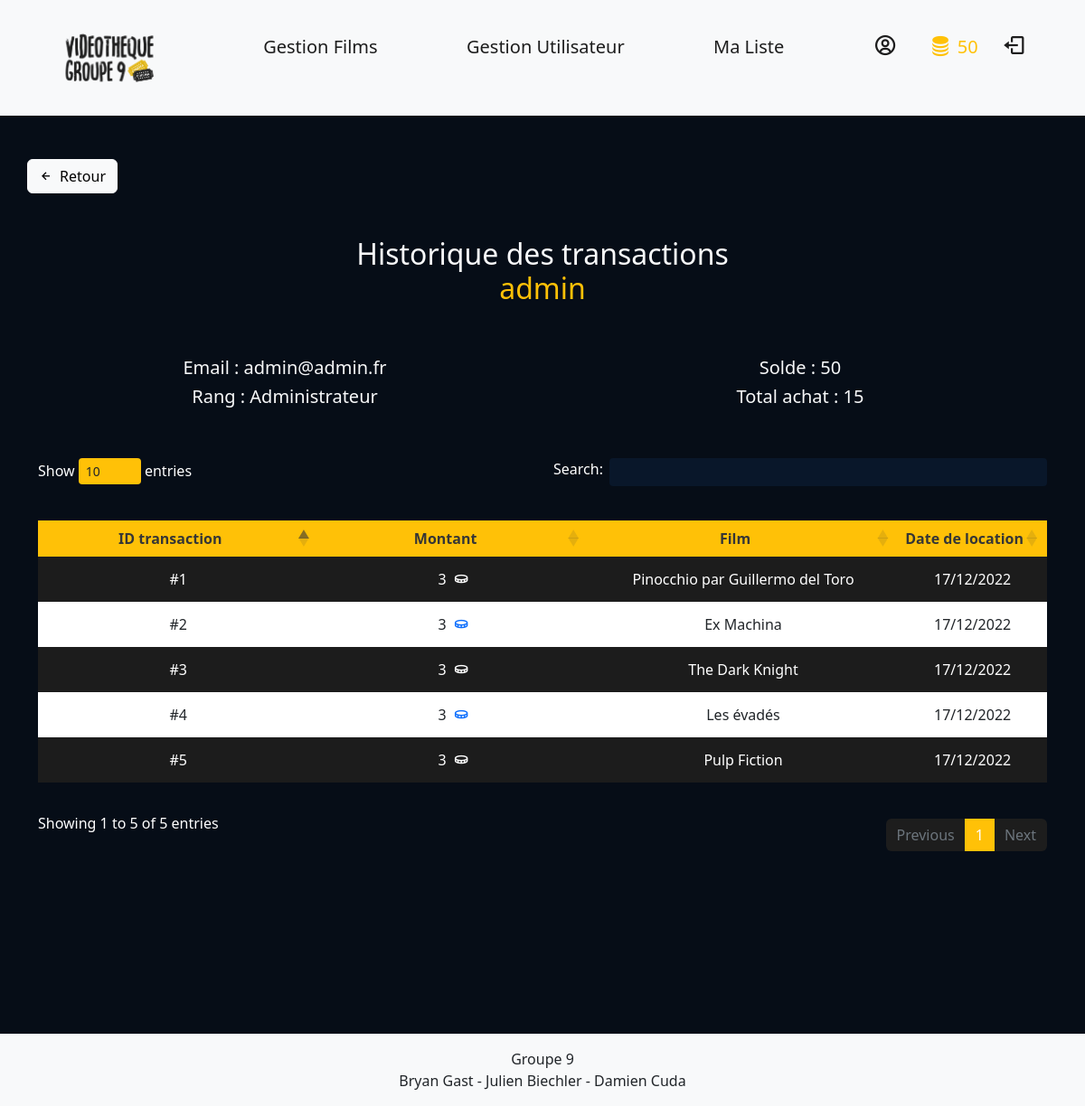
The page /user_transaction.php?user_id=2 (signed in) on the database its author committed.
### tables this page shows
CREATE TABLE `utilisateurs` (
  `id` int(11) NOT NULL,
  `login` varchar(255) NOT NULL,
  `email` varchar(255) NOT NULL,
  `password` varchar(255) NOT NULL,
  `profile_picture` varchar(255) DEFAULT NULL,
  `is_admin` int(11) NOT NULL DEFAULT 0,
  `rang` varchar(255) DEFAULT 'Membre',
  `solde` int(11) NOT NULL DEFAULT 50
);

CREATE TABLE `transactions` (
  `id` int(11) NOT NULL,
  `user_id` int(11) NOT NULL,
  `movie_id` int(11) NOT NULL,
  `date` datetime NOT NULL,
  `amount` int(11) NOT NULL
);

CREATE TABLE `catalogue` (
  `id` int(11) NOT NULL,
  `movie_picture` varchar(255) NOT NULL DEFAULT 'no_img.jpg',
  `title` varchar(255) NOT NULL,
  `director` varchar(255) NOT NULL,
  `acteurs` varchar(255) NOT NULL,
  `genre` varchar(255) NOT NULL,
  `release_year` year(4) NOT NULL,
  `duration` varchar(255) NOT NULL,
  `synopsis` text NOT NULL,
  `price` int(11) NOT NULL DEFAULT 0
);

### php_assets/permission.php (called while the page is built, shortened)
<?php
    $usersData = $conn->prepare('SELECT * FROM utilisateurs WHERE id = ? LIMIT 1');
    $usersData->execute([
            $_SESSION['id']
        ]);
    $user = $usersData->fetch();
    if($user['is_admin'] > 0){
        $is_admin = 1;
    }else{
        $is_admin = 0;
        $permission = 0;
    }
?>

### user_transaction.php (the view, shortened to what this page needs)
<?php
    require_once("php_assets/connectdb.php");
?>
<!DOCTYPE html>
<html lang="fr">
    <?php include 'php_assets/head.php' ?>
    <?php include 'php_assets/header.php' ?>
    <body>
        <main>
            <?php
                $user_id = nettoyage($_GET['user_id']);
                $user_req = $conn->prepare('SELECT * FROM utilisateurs WHERE id = ?');
                $user_req->execute(array($user_id));
                $user = $user_req->fetch();
                $transaction_req = $conn->prepare('SELECT DISTINCT * FROM transactions WHERE user_id = ?');
                $transaction_req->execute(array($user_id));
                $transactions = $transaction_req->fetchALL(PDO::FETCH_ASSOC);
                $total_transaction = 0;
                foreach ($transactions as $key => $value) {
                    $total_transaction += $value['amount'];
                }
            ?>
            <section class=container>
                <div class="row">
                    <button class=" col-12 btn btn-light btn-back d-flex align-items-center justify-content-between mt-5"
                            id="back">
                        <i class='bx bx-left-arrow-alt'></i><span>Retour</span>
                    </button>
                </div>
            </section>
            <section id="user_infos_container" class="container">
                <div class="row my-5">
                    <div class="col-12 text-light text-center text-sm-center text-md-center text-lg-start text-xl-start">
                        <h2 class="text-center">Historique des transactions<br><span
                                    class="yellow-txt"><?= $user['login']; ?></span></h2>
                    </div>
                </div>
                <div class="row mb-5 text-center">
                    <div class="col-12 col-sm-12 col-md-6 col-lg-4 text-light mx-auto">
                        <p class="mb-2 h5 text-center">Email : <span id="email_zone"><?= $user['email']; ?></span></p>
                        <p class="mb-2 h5 text-center">Rang : <span><?= $user['rang']; ?></span></p>
                    </div>
                    <div class="col-12 col-sm-12 col-md-6 col-lg-4 text-light mx-auto">
                        <p class="mb-2 h5 text-center">Solde : <span><?= $user['solde']; ?></span></p>
                        <p class="mb-2 h5 text-center">Total achat : <span><?= $total_transaction; ?></span></p>
                    </div>
                </div>
            </section>
            <?php if (count($transactions) > 0) { ?>
                <section class="container">
                    <div id="transaction_user" class="mt-5 row">
                        <table class="table table-striped responsive nowrap" id="transaction_user_table">
                            <thead>
                            <tr>
                                <th>ID transaction</th>
                                <th>Montant</th>
                                <th>Film</th>
                                <th>Date de location</th>
                            </tr>
                            </thead>
                            <tbody>
                            <?php
                            foreach ($transactions as $transaction):
                                $originalDate = $transaction['date'];
                                $newDate = date("d/m/Y", strtotime($originalDate));
                                $rented_movie_req = $conn->prepare('SELECT title FROM catalogue WHERE id = ?');
                                $rented_movie_req->execute(array($transaction['movie_id']));
                                $movie = $rented_movie_req->fetch()
                                ?>
                                <tr>
                                    <td>#<?= $transaction['id']; ?></td>
                                    <td>
                                        <span class="d-flex align-items-center justify-content-center"><?= $transaction['amount']; ?> <i
                                                    class='bx bx-coin ml-2'></i></span></td>
                                    <td><?= $movie['title']; ?></td>
                                    <td><?= $newDate; ?></td>
                                </tr>
                            <?php endforeach; ?>
                            </tbody>
                        </table>
                    </div>
                </section>
            <?php } else { ?>
                <tr><h5 class='no-data justify-content-center d-flex'>Aucun film n'a été loué pour le moment...</h5></tr>
            <?php } ?>
        </main>
        <?php include 'php_assets/footer.php' ?>
    </body>
</html>

### php_assets/header.php (shortened to what this page needs)
<?php
    if(!empty($_SESSION['id'])){
        $id_user = $_SESSION['id'];
        $is_admin = $_SESSION['is_admin'];
        require_once("permission.php");
        require_once("connectdb.php");
        $solde_user_req = $conn->prepare('
        SELECT solde FROM utilisateurs
            WHERE id = ?');
        $solde_user_req->execute(array($id_user));
        $solde_user = $solde_user_req->fetch(PDO::FETCH_ASSOC);
    }else{
        $is_admin = false;
    }
    $header = '
        <header class="bg-light">
            <nav class="align-items-center navbar navbar-expand-lg navbar-light bg-light px-5 ms-md-auto">
        ';
        if(str_contains($_SERVER['PHP_SELF'], 'index.php')){
            $header .= '
                        <div class="site-logo col-12 text-center">
                            <img id="logo_index" class="navbar-brand img-fluid img_index" src="assets/logo.png" alt="Vidéothèque Groupe 9">
                        </div>
                    </nav>
                </div>
            </header>';
            echo $header;
            return;
        }else{
            $header .= '
                <img class="site-logo img_pages navbar-brand img-fluid" src="assets/logo.png" alt="Vidéothèque Groupe 9">
                <button class="navbar-toggler" type="button" data-toggle="collapse" data-target="#navbarSupportedContent" aria-controls="navbarSupportedContent" aria-expanded="false" aria-label="Toggle navigation">
                    <span class="navbar-toggler-icon"></span>
                </button>
            ';
        }
        if($is_admin){
            $header .= '
            <div class="collapse navbar-collapse" id="navbarSupportedContent">
                <ul class="col-md-9 col-sm-12 d-lg-flex d-md-inline d-sm-inline nav-pills justify-content-around align-items-center text-md-end text-sm-end" id="nav_menu">
                    <li class="nav-item h5"><a href="catalogue.php" class="nav-link p-2">Gestion Films</a></li>
                    <li class="nav-item h5"><a href="gestion_user.php?id='.$id_user.'" class="nav-link p-2">Gestion Utilisateur</a></li>
                    <li class="nav-item h5"><a href="liste.php?id='.$id_user.'" class="nav-link p-2">Ma Liste</a></li>
                </ul>
                <ul class="col-12 col-sm-12 col-md-12 col-lg-3 col-xl-3 mt-3 mt-sm-3 mt-md-3 mt-lg-0 mt-xl-0 d-flex d-sm-flex d-md-flex d-lg-flex d-xl-flex d-md-inline d-sm-inline align-items-center justify-content-around align-items-center icon-right-nav text-md-end text-sm-end">
                    <li class="nav-item h5"><a href="espace_perso_user.php?id='.$id_user.'" class="nav-link p-2"><i class="icones_nav bx bx-user-circle" id="user_icon"></i></a></li>
                    <li class="nav-item h5"><a href="user_transaction.php?user_id='.$id_user.'" class="nav-link d-flex align-items-center justify-content-md-end justify-content-sm-end"><i class="p-2 icones_nav bx bxs-coin-stack" id="solde_icon"></i><span id="solde_value">'.$solde_user['solde'].'</span></a></li>
                    <li class="nav-item h5"><a href="php_assets/disconnect.php" class="nav-link p-2"><i class="bx bx-log-out icones_nav"></i></a></li>
                </ul>
            ';
        }
        $header .= '
                </div>
            </nav>
        </header>
        ';
        echo $header;
?>

### css/style.css (style rules this page uses)
.img_pages { height: 7rem; }

### css/custom.css (style rules this page uses)
html { background: #f8f9fa !important; }
body { background: #060d17; }
a { text-decoration: none !important; }
main { padding-bottom: 200px; position: relative; }
.nav-link { color: #1d1d1d !important; }
table thead { background: #ffc107 !important; }
td, tr { border: none !important; }
table { width: 100% !important; }
table .odd { background: #1d1d1d !important; }
table .odd td { color: #fff !important; }
table td { vertical-align: middle !important; padding: 10px !important; }
table th { border: 0 !important; }
table .odd i { color: #fff !important; }
table i { font-size: 13pt; }
table .even i { color: #0d6efd !important; }
.sorting_1 { width: 30px !important; }
table td, table th { width: 16%; }
table th { vertical-align: middle !important; }
td { text-align: center !important; }
nav i { font-size: 20pt !important; }
.yellow-txt { color: #ffc107; }
.icones_nav { max-width: 2.5rem; font-size: clamp(1rem, 2vw, 2.5rem) }

### css/movie.css (style rules this page uses)
.btn-back { width: 100px; margin-right: 10px; }

### css/gestion_user.css (style rules this page uses)
#transaction_user_table td { width: 33.3% !important; height: 30px !important; }
#transaction_user_table { margin-bottom: 20px !important; margin-top: 20px !important; }
#transaction_user_table th { text-align: center !important; }

### css/espace_perso.css (style rules this page uses)
#user_infos_container #email_zone, #user_infos_container #password_zone { width: 100%; }

### rows shown on the page
utilisateurs: solde "50"
utilisateurs: login "admin", email "admin@admin.fr", rang "Administrateur", solde "50"
transactions: id "1", amount "3", catalogue.title "Pinocchio par Guillermo del Toro", date "17/12/2022"
transactions: id "2", amount "3", catalogue.title "Ex Machina", date "17/12/2022"
transactions: id "3", amount "3", catalogue.title "The Dark Knight", date "17/12/2022"
transactions: id "4", amount "3", catalogue.title "Les évadés", date "17/12/2022"
transactions: id "5", amount "3", catalogue.title "Pulp Fiction", date "17/12/2022"

### other values the page prints
$total_transaction "15"
